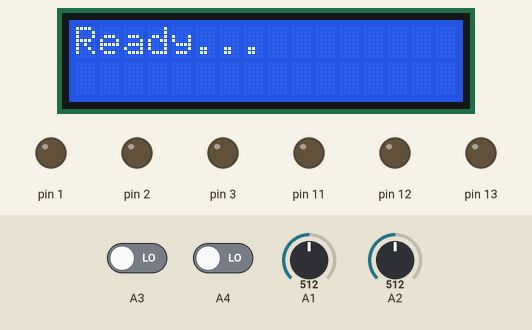
Recording of a program running on a simulated Arduino Uno, built with avr-gcc and run on an emulated ATmega328P. Parts: 16×2 character LCD, output pins drawn as LEDs (lit = HIGH). The inputs (shaded band) are chosen by the test bench; at power-on: A2 = 512, A1 = 512, A3 LOW, A4 LOW.

Above: at 0.1 s.
At 2.2 s:
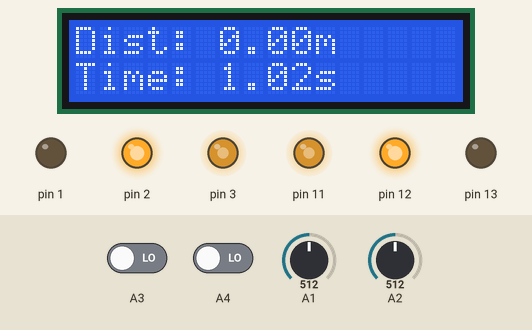
2.3 s: A2 set to 310
3.8 s: A2 set to 286
At 4.5 s:
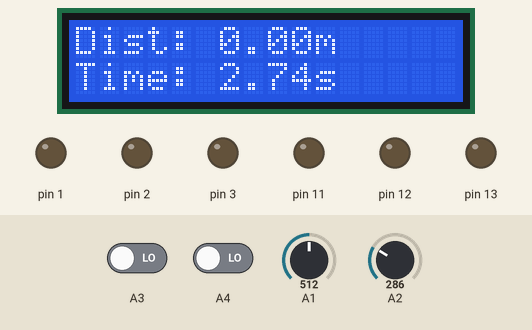
Timing chart, 0 to 6.8 s (numbered marks = the images above; inputs shaded):
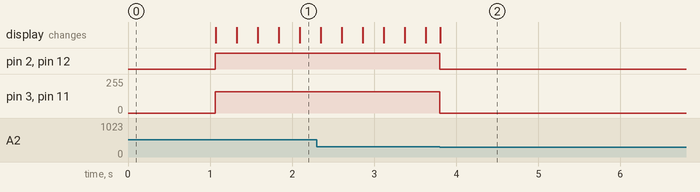

Measured:
- the behaviour switches between 300 and 299 on A2 (found by bisection; images 1 and 2)
- after the input at 3.8 s, pin 2, pin 12: HIGH → LOW at once; pin 3, pin 11: 160/255 → 0/255 at once

The program:

main.cpp
```cpp
#include <Arduino.h>
#include <LiquidCrystal.h>

LiquidCrystal lcd(8, 9, 4, 5, 6, 7);

namespace Pins {
    namespace MotorDriver {
        constexpr int enA = 3; // Right side motors
        constexpr int in1 = 1;
        constexpr int in2 = 2;

        constexpr int enB = 11; // Left side motors
        constexpr int in3 = 12;
        constexpr int in4 = 13;
    }

    namespace Encoders {
        constexpr int right = A3;
        constexpr int left = A4;
    }

    namespace IR {
        constexpr int right = A1;
        constexpr int left = A2;
    }
}

constexpr int forwardSpeed = 85;
constexpr int turnSpeedLeft = 140;
constexpr int turnSpeedRight = 160;

// IR sensor thresholds for analogRead
constexpr int leftThreshold = 300;
constexpr int rightThreshold = 600;

unsigned long startTime;
unsigned long finalTime = 0;
bool finished = false;

struct Encoder {
    int steps = 0;
    bool prevState = false;
} leftEncoder, rightEncoder;

constexpr float wheelCircumference = 0.207; // in meters
constexpr int slits = 20;


void updateEncoders() {
    if (finished) return;

    bool leftState = digitalRead(Pins::Encoders::left);
    bool rightState = digitalRead(Pins::Encoders::right);

    if (leftState && !leftEncoder.prevState) leftEncoder.steps++;
    if (rightState && !rightEncoder.prevState) rightEncoder.steps++;

    leftEncoder.prevState = leftState;
    rightEncoder.prevState = rightState;
}

void updateLCD() {
    // Calculate distance
    float avgSteps = (leftEncoder.steps + rightEncoder.steps) / 2.0;
    float distanceTravelled = (avgSteps / slits) * wheelCircumference; // number of rotations mulitplied by circumference

    // Calculate time
    unsigned long timer = finished ? finalTime : (millis() - startTime);
    float timeInSeconds = timer / 1000.0;

    // Row 0: Distance
    lcd.setCursor(0, 0);
    lcd.print("Dist: ");
    lcd.print(distanceTravelled, 2); // 2 decimal places
    lcd.print("m ");

    // Row 1: Time
    lcd.setCursor(0, 1);
    lcd.print("Time: ");
    lcd.print(timeInSeconds, 2); // 2 decimal places
    lcd.print("s   "); // Extra spaces to clear any old artifacts
}

void setSpeed(int rightSpeed, int leftSpeed) {
    analogWrite(Pins::MotorDriver::enA, rightSpeed);
    analogWrite(Pins::MotorDriver::enB, leftSpeed);
}

void turnRight() {
    digitalWrite(Pins::MotorDriver::in1, LOW); // right motors turns backwards
    digitalWrite(Pins::MotorDriver::in2, HIGH);
    digitalWrite(Pins::MotorDriver::in3, HIGH); // left motors turn forwards
    digitalWrite(Pins::MotorDriver::in4, LOW);
    setSpeed(turnSpeedRight, turnSpeedRight);
}

void turnLeft() {
    digitalWrite(Pins::MotorDriver::in1, HIGH); // right motors turn forward
    digitalWrite(Pins::MotorDriver::in2, LOW);
    digitalWrite(Pins::MotorDriver::in3, LOW); // left motors turn backwards
    digitalWrite(Pins::MotorDriver::in4, HIGH);
    setSpeed(turnSpeedLeft, turnSpeedLeft);
}

void moveForward() {
    digitalWrite(Pins::MotorDriver::in1, HIGH); // right motors turn forwards
    digitalWrite(Pins::MotorDriver::in2, LOW);
    digitalWrite(Pins::MotorDriver::in3, HIGH); // left motors turn forwards
    digitalWrite(Pins::MotorDriver::in4, LOW);
    setSpeed(forwardSpeed, forwardSpeed);
}

void stopMotors() {
    setSpeed(0, 0);
    digitalWrite(Pins::MotorDriver::in1, LOW);
    digitalWrite(Pins::MotorDriver::in2, LOW);
    digitalWrite(Pins::MotorDriver::in3, LOW);
    digitalWrite(Pins::MotorDriver::in4, LOW);
}

void followLine() {
    if (finished) {
        stopMotors();
        updateLCD();
        return;
    }

    // check if the sensors see a line
    bool rightOnLine = (analogRead(Pins::IR::right) < rightThreshold);
    bool leftOnLine = (analogRead(Pins::IR::left) < leftThreshold);

    if (rightOnLine && leftOnLine) {
        finished = true;
        finalTime = millis() - startTime;
        stopMotors();
        updateLCD();
        return;
    }
    else if (rightOnLine) { turnRight(); }
    else if (leftOnLine) { turnLeft(); }
    else { moveForward(); }
}

void setup() {
    pinMode(Pins::MotorDriver::enA, OUTPUT);
    pinMode(Pins::MotorDriver::enB, OUTPUT);
    pinMode(Pins::MotorDriver::in1, OUTPUT);
    pinMode(Pins::MotorDriver::in2, OUTPUT);
    pinMode(Pins::MotorDriver::in3, OUTPUT);
    pinMode(Pins::MotorDriver::in4, OUTPUT);

    pinMode(Pins::Encoders::right, INPUT);
    pinMode(Pins::Encoders::left, INPUT);
    pinMode(Pins::IR::right, INPUT);
    pinMode(Pins::IR::left, INPUT);

    lcd.begin(16, 2);
    lcd.print("Ready...");
    delay(1000);
    lcd.clear();

    startTime = millis();
}

unsigned long lastLCDUpdate = 0;

void loop() {
    updateEncoders();
    followLine();

    if (millis() - lastLCDUpdate > 250) {
        updateLCD();
        lastLCDUpdate = millis();
    }
}
```
